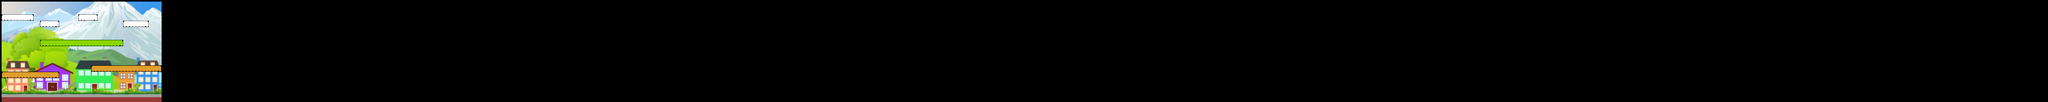

Tiled map render using the project's own tile images. Description and the map definition, with tile-layer contents summarised, below:
An orthogonal 320x16 tile map with 16x16 px tiles, 1 tile layer (Tile Layer 1), 3 tilesets and 8 objects.

<map version="1.0" orientation="orthogonal" renderorder="right-down" width="320" height="16" tilewidth="16" tileheight="16" nextobjectid="69">
 <tileset firstgid="1" name="tileset_gutter" tilewidth="16" tileheight="16" spacing="2" margin="1" tilecount="924" columns="33">
  <image source="tileset_gutter.png" trans="040004" width="594" height="504" />
 </tileset>
 <tileset firstgid="925" name="bg222" tilewidth="16" tileheight="16" tilecount="450" columns="25">
  <image source="bg222.jpg" trans="000000" width="400" height="288" />
 </tileset>
 <tileset firstgid="1375" name="Brown" tilewidth="16" tileheight="16" tilecount="75" columns="25">
  <image source="Brown.png" trans="000000" width="400" height="50" />
 </tileset>
 <layer name="Tile Layer 1" width="320" height="16" offsetx="4.33333" offsety="4">
  <data>[5120 cells, 400 non-empty, 337 distinct tile ids]</data>
 </layer>
 <objectgroup name="Object Layer 3" offsetx="5" offsety="4" />
 <objectgroup name="brisk" offsetx="4.5" offsety="4.17">
  <object id="46" x="95.6667" y="95.33" width="208.333" height="16" />
  <object id="47" x="-0.166667" y="175.663" width="144.333" height="15.6667" />
  <object id="48" x="223" y="159.83" width="176" height="15" />
  <object id="49" x="191.167" y="30.9967" width="49" height="17.3333" />
  <object id="51" x="303.5" y="47.1633" width="64.5" height="17.1667" />
  <object id="52" x="95" y="46.9967" width="48.5" height="17.5" />
  <object id="53" x="-0.166667" y="31.1633" width="79.8333" height="16.8333" />
 </objectgroup>
 <objectgroup name="ground" opacity="0.9" offsetx="4.5" offsety="4.17">
  <object id="61" x="0" y="240.33" width="400" height="16" />
 </objectgroup>
</map>
